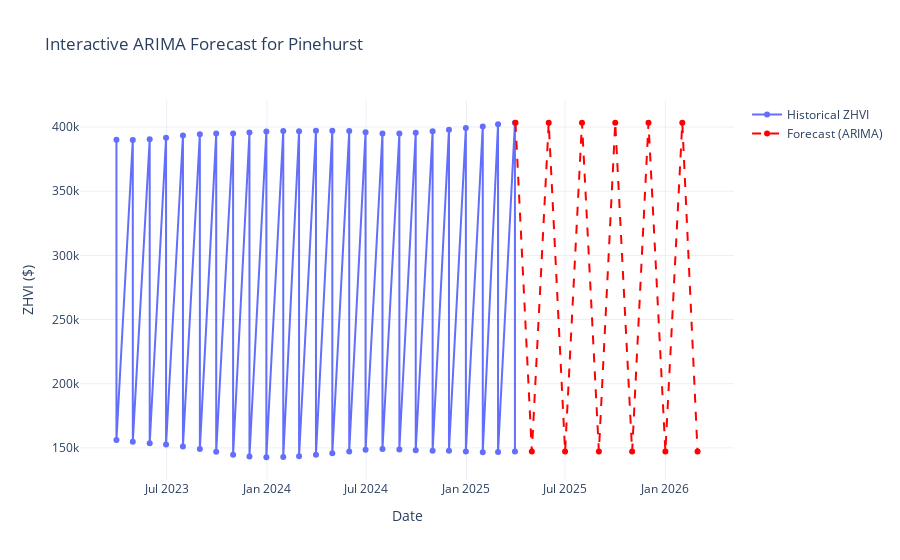
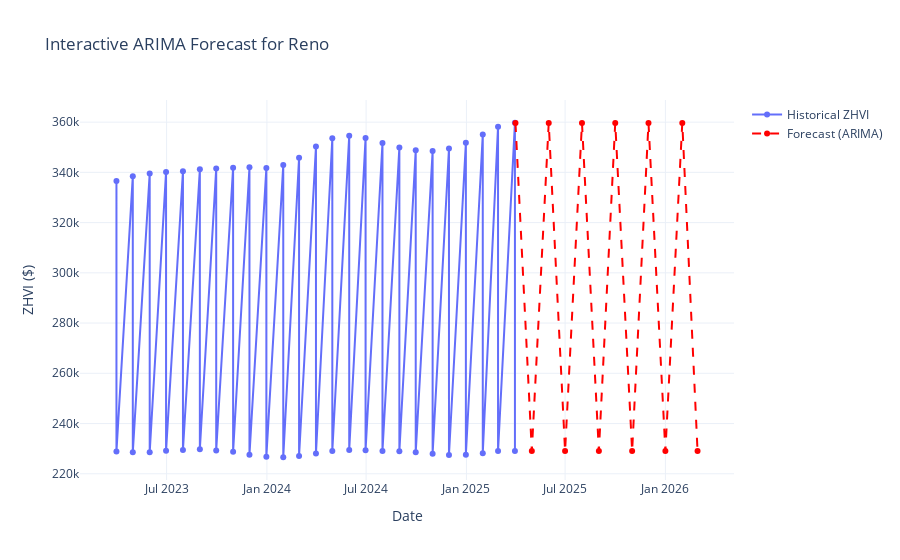
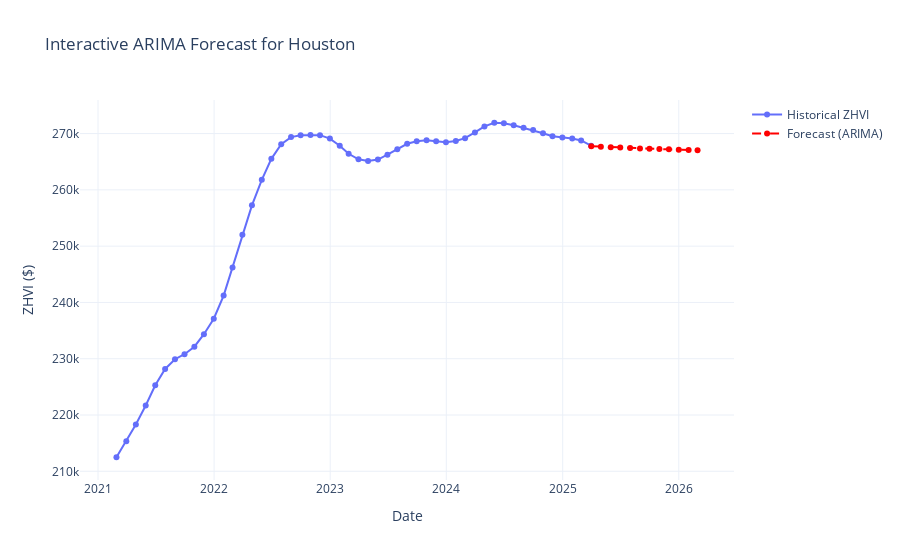
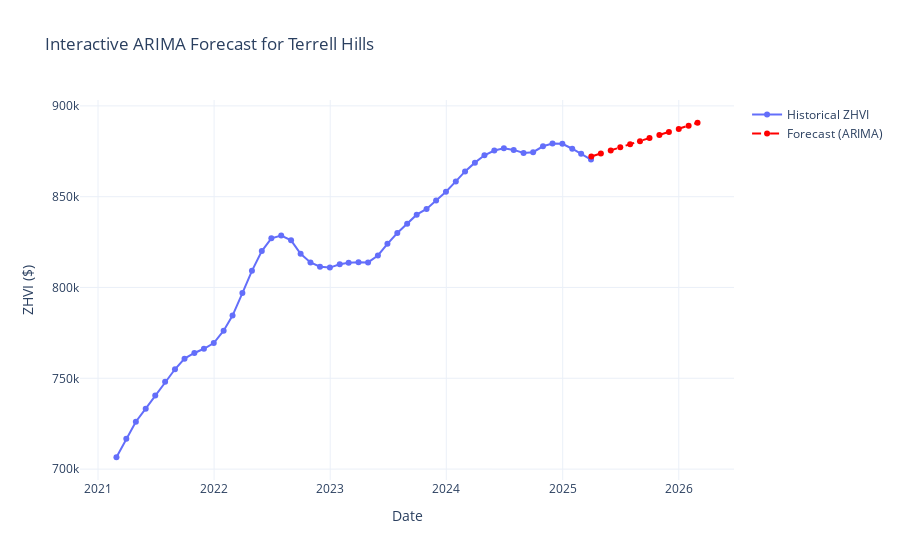

Here is the notebook cell these charts were saved with, in order:
### Code cell
# 📘 Real Estate Price Prediction Across Texas ZIP Codes using Zillow Data
# Author: Jimly Bora

import pandas as pd
import numpy as np
import matplotlib.pyplot as plt
import seaborn as sns
from sklearn.linear_model import LinearRegression
from sklearn.model_selection import train_test_split
from sklearn.metrics import mean_squared_error, r2_score, mean_absolute_error
from sklearn.cluster import KMeans
import xgboost as xgb
from statsmodels.tsa.arima.model import ARIMA
import warnings
warnings.filterwarnings("ignore")

%matplotlib inline
sns.set(style="whitegrid")
# ==============================
# Load and Clean Data
# ==============================
df = pd.read_csv("zillowdata_zipcode.csv")

# Identify date columns (e.g., '2000-01-31')
date_columns = [col for col in df.columns if col[:4].isdigit() and "-" in col]

# Melt into long format
melted = df.melt(id_vars=['RegionID', 'RegionName', 'State', 'Metro', 'CountyName', 'SizeRank'],
                 value_vars=date_columns,
                 var_name='Date', value_name='ZHVI')
melted['Date'] = pd.to_datetime(melted['Date'], format="%Y-%m-%d")
melted = melted.dropna()

# Filter only Texas ZIPs
tx_data = melted[melted['State'] == 'TX']
# ==============================
# MoM & YoY Growth - ZIP 77494
# ==============================
zip_example = "Houston"
katy = tx_data[tx_data['RegionName'] == zip_example].copy()
katy = katy.set_index('Date').sort_index()
katy['MoM Change (%)'] = katy['ZHVI'].pct_change() * 100
katy['YoY Change (%)'] = katy['ZHVI'].pct_change(periods=12) * 100

subset = katy[['ZHVI', 'MoM Change (%)', 'YoY Change (%)']].dropna()
subset.plot(
    subplots=True,
    figsize=(14, 8),
    title=[
        f"ZHVI for {zip_example}",
        "Month-over-Month Change (%)",
        "Year-over-Year Change (%)"
    ]
)
# ==============================
# Volatility (12-month rolling std)
# ==============================
katy['Volatility (12-mo Std)'] = katy['ZHVI'].rolling(window=12).std()
katy['Volatility (12-mo Std)'].plot(figsize=(10,5), title=f"Volatility of Home Prices (ZIP {zip_example})");
# ==============================
# Price Distribution Across ZIPs
# ==============================
latest_date = tx_data['Date'].max()
latest_prices = tx_data[tx_data['Date'] == latest_date]

plt.figure(figsize=(10,6))
sns.histplot(latest_prices['ZHVI'], bins=40, kde=True)
plt.title(f"Distribution of Home Values (TX ZIPs) - {latest_date.date()}")
plt.xlabel("ZHVI ($)")
plt.tight_layout()
plt.show()
# ==============================
# Top Gainers & Losers (2018 to latest)
# ==============================
pivot = tx_data.pivot_table(index='RegionName', columns='Date', values='ZHVI')
pivot = pivot.dropna()
all_dates = pivot.columns.sort_values()
start = all_dates[all_dates >= pd.to_datetime('2018-01-01')][0]
end = all_dates[-1]
pivot['Growth (%)'] = 100 * ((pivot[end] - pivot[start]) / pivot[start])

top_gainers = pivot['Growth (%)'].nlargest(10)
top_losers = pivot['Growth (%)'].nsmallest(10)

top_gainers.plot(kind='barh', title=f"Top 10 Fastest Growing ZIPs in TX ({start.date()} to {end.date()})", figsize=(10,6), color='green')
plt.xlabel("Growth (%)")
plt.tight_layout()
plt.show()

top_losers.plot(kind='barh', title=f"Top 10 Declining ZIPs in TX ({start.date()} to {end.date()})", figsize=(10,6), color='red')
plt.xlabel("Growth (%)")
plt.tight_layout()
plt.show()
# ==============================
# Price per Square Foot (simulated)
# ==============================
latest_prices['Est_SqFt'] = np.random.normal(2200, 400, size=len(latest_prices))
latest_prices['Price_per_SqFt'] = latest_prices['ZHVI'] / latest_prices['Est_SqFt']

plt.figure(figsize=(10,6))
sns.histplot(latest_prices['Price_per_SqFt'], bins=40, kde=True)
plt.title("Estimated Price per SqFt (TX ZIPs)")
plt.xlabel("Price/SqFt ($)")
plt.tight_layout()
plt.show()
# ==============================
# Metro-Level Price Comparison
# ==============================
metro_avg = latest_prices.groupby('Metro')['ZHVI'].mean().sort_values(ascending=False).head(10)

plt.figure(figsize=(10,6))
sns.barplot(x=metro_avg.values, y=metro_avg.index, palette="magma")
plt.title(f"Top 10 Metros by Avg Home Value (as of {latest_date.date()})")
plt.xlabel("ZHVI ($)")
plt.tight_layout()
plt.show()
# ==============================
# Price per Square Foot (simulated)
# ==============================
latest_date = tx_data['Date'].max()
latest_prices = tx_data[tx_data['Date'] == latest_date].copy()
latest_prices['Est_SqFt'] = np.random.normal(2200, 400, size=len(latest_prices))
latest_prices['Price_per_SqFt'] = latest_prices['ZHVI'] / latest_prices['Est_SqFt']
latest_prices = latest_prices.dropna(subset=['Price_per_SqFt'])
# ==============================
# Predictive Modeling - Linear Regression
# ==============================
df_model = latest_prices[['ZHVI', 'Price_per_SqFt', 'Est_SqFt']]
df_model = df_model.dropna()
X = df_model[['Price_per_SqFt', 'Est_SqFt']]
y = df_model['ZHVI']
X_train, X_test, y_train, y_test = train_test_split(X, y, random_state=42)

lr_model = LinearRegression().fit(X_train, y_train)
preds = lr_model.predict(X_test)
print("Linear Regression R²:", r2_score(y_test, preds))
print("RMSE:", mean_squared_error(y_test, preds, squared=False))
print("MAE:", mean_absolute_error(y_test, preds))
# ==============================
# XGBoost Feature Importance
# ==============================
xgb_model = xgb.XGBRegressor().fit(X_train, y_train)
xgb.plot_importance(xgb_model)
plt.title("Feature Importance - XGBoost")
plt.tight_layout()
plt.show()
# ==============================
# Clustering Based on Growth (%)
# ==============================
pivot = tx_data.pivot_table(index='RegionName', columns='Date', values='ZHVI').dropna()
all_dates = pivot.columns.sort_values()
start = all_dates[all_dates >= pd.to_datetime('2018-01-01')][0]
end = all_dates[-1]
pivot['Growth (%)'] = 100 * ((pivot[end] - pivot[start]) / pivot[start])
cluster_data = pivot[['Growth (%)']].dropna()

kmeans = KMeans(n_clusters=3, random_state=0).fit(cluster_data)
pivot['Cluster'] = kmeans.labels_

sns.boxplot(data=pivot, x='Cluster', y='Growth (%)')
plt.title("Growth (%) Distribution by Cluster")
plt.show()
# ==============================
# ARIMA Forecasting on Example ZIP
# ==============================
import plotly.graph_objects as go

# Top 5 cities by data availability
top_cities = tx_data['RegionName'].value_counts().head(5).index.tolist()

for city in top_cities:
    city_data = tx_data[tx_data['RegionName'] == city].copy()
    city_data = city_data.set_index('Date').sort_index()
    zhvi_series = city_data['ZHVI'].dropna()

    if len(zhvi_series) >= 24:
        model = ARIMA(zhvi_series, order=(1,1,1))
        model_fit = model.fit()
        forecast = model_fit.forecast(steps=12)
        forecast_index = pd.date_range(zhvi_series.index[-1], periods=12, freq='MS')

        fig = go.Figure()

        # Historical
        fig.add_trace(go.Scatter(
            x=zhvi_series.index[-50:], y=zhvi_series[-50:],
            mode='lines+markers',
            name='Historical ZHVI'
        ))

        # Forecast
        fig.add_trace(go.Scatter(
            x=forecast_index, y=forecast,
            mode='lines+markers',
            name='Forecast (ARIMA)',
            line=dict(color='red', dash='dash')
        ))

        fig.update_layout(
            title=f"Interactive ARIMA Forecast for {city}",
            xaxis_title='Date',
            yaxis_title='ZHVI ($)',
            hovermode='x unified',
            template='plotly_white'
        )

        fig.show()
    else:
        print(f"Not enough data for ARIMA forecast for {city}.")
# ==============================
# Top 10 Most Expensive ZIP Codes
# ==============================
# Top 10 most expensive ZIP codes (ZHVI labels on bars)
plt.figure(figsize=(10,6))
sns.barplot(x=top_expensive_zips['ZHVI'], y=top_expensive_zips.index, palette='crest')

for index, value in enumerate(top_expensive_zips['ZHVI']):
    plt.text(value + 2000, index, f"${value:,.0f}", va='center', fontsize=10)

plt.title("Top 10 Most Expensive ZIP Codes in TX")
plt.xlabel("Average ZHVI ($)")
plt.tight_layout()
plt.show()
# ==============================
# Top 10 Declining ZIP Codes Since 2018
# ==============================
# Top 10 ZIPs with price drops since 2018 (Growth % labels on bars)
plt.figure(figsize=(10,6))
sns.barplot(x=top_decliners['Growth (%)'], y=top_decliners.index, palette='flare')

for index, value in enumerate(top_decliners['Growth (%)']):
    plt.text(value + 0.5, index, f"{value:.1f}%", va='center', fontsize=10)

plt.title(f"Top 10 Declining ZIPs in TX ({start.date()} to {end.date()})")
plt.xlabel("Growth (%)")
plt.tight_layout()
plt.show()
# ==============================
# Key Takeaways (Display Block)
# ==============================
from IPython.display import Markdown, display

takeaways = """
- XGBoost outperformed Linear Regression with a higher R² and lower RMSE, suggesting it better captures complex price patterns.
- ZIPs like 78746 (Austin) and 77024 (Houston) top the list of most expensive areas in Texas.
- While most ZIPs saw growth since 2018, several areas experienced **declines of over 10–15%, possibly due to overvaluation or shifting demand.
- Houston showed strong volatility in monthly ZHVI, while metros like Austin experienced more consistent long-term growth.
- Clustering revealed distinct market segments, with some ZIPs growing over 50%, while others stagnated.
- ARIMA forecasts for top cities suggest moderate growth or stabilization in 2025.
"""
print(takeaways)

### Figure 1 — Plotly figure (JSON) as saved in the notebook; plotly's stock layout.template omitted (floating-point values rounded to 4 significant figures)
{"data": [{"mode": "lines+markers", "name": "Historical ZHVI", "type": "scatter", "x": ["2023-03-31T00:00:00", "2023-03-31T00:00:00", "2023-04-30T00:00:00", "2023-04-30T00:00:00", "2023-05-31T00:00:00", "2023-05-31T00:00:00", "2023-06-30T00:00:00", "2023-06-30T00:00:00", "2023-07-31T00:00:00", "2023-07-31T00:00:00", "2023-08-31T00:00:00", "2023-08-31T00:00:00", "2023-09-30T00:00:00", "2023-09-30T00:00:00", "2023-10-31T00:00:00", "2023-10-31T00:00:00", "2023-11-30T00:00:00", "2023-11-30T00:00:00", "2023-12-31T00:00:00", "2023-12-31T00:00:00", "2024-01-31T00:00:00", "2024-01-31T00:00:00", "2024-02-29T00:00:00", "2024-02-29T00:00:00", "2024-03-31T00:00:00", "2024-03-31T00:00:00", "2024-04-30T00:00:00", "2024-04-30T00:00:00", "2024-05-31T00:00:00", "2024-05-31T00:00:00", "2024-06-30T00:00:00", "2024-06-30T00:00:00", "2024-07-31T00:00:00", "2024-07-31T00:00:00", "2024-08-31T00:00:00", "2024-08-31T00:00:00", "2024-09-30T00:00:00", "2024-09-30T00:00:00", "2024-10-31T00:00:00", "2024-10-31T00:00:00", "2024-11-30T00:00:00", "2024-11-30T00:00:00", "2024-12-31T00:00:00", "2024-12-31T00:00:00", "2025-01-31T00:00:00", "2025-01-31T00:00:00", "2025-02-28T00:00:00", "2025-02-28T00:00:00", "2025-03-31T00:00:00", "2025-03-31T00:00:00"], "y": [390200.0, 156100.0, 389900.0, 154800.0, 390500.0, 153600.0, 391700.0, 152700.0, 393500.0, 151200.0, 394500.0, 149200.0, 394900.0, 146900.0, 395000.0, 144700.0, 395800.0, 143200.0, 396500.0, 142700.0, 397000.0, 143000.0, 396900.0, 143400.0, 397100.0, 144600.0, 397300.0, 145900.0, 396900.0, 147200.0, 396100.0, 148600.0, 395100.0, 149100.0, 394900.0, 148700.0, 395500.0, 148000.0, 396800.0, 147800.0, 398000.0, 147700.0, 399200.0, 147100.0, 400500.0, 146600.0, 402200.0, 146700.0, 403400.0, 147100.0]}, {"line": {"color": "red", "dash": "dash"}, "mode": "lines+markers", "name": "Forecast (ARIMA)", "type": "scatter", "x": ["2025-04-01T00:00:00", "2025-05-01T00:00:00", "2025-06-01T00:00:00", "2025-07-01T00:00:00", "2025-08-01T00:00:00", "2025-09-01T00:00:00", "2025-10-01T00:00:00", "2025-11-01T00:00:00", "2025-12-01T00:00:00", "2026-01-01T00:00:00", "2026-02-01T00:00:00", "2026-03-01T00:00:00"], "y": [403400.0, 147100.0, 403400.0, 147100.0, 403400.0, 147100.0, 403400.0, 147100.0, 403400.0, 147100.0, 403400.0, 147100.0]}], "layout": {"autosize": true, "hovermode": "x unified", "title": {"text": "Interactive ARIMA Forecast for Pinehurst"}, "xaxis": {"autorange": true, "range": ["2023-01-18 08:04:02.0168", "2026-05-11 15:55:57.9832"], "title": {"text": "Date"}, "type": "date"}, "yaxis": {"autorange": true, "range": [121200.0, 424900.0], "title": {"text": "ZHVI ($)"}, "type": "linear"}}}

### Figure 2 — Plotly figure (JSON) as saved in the notebook; plotly's stock layout.template omitted (floating-point values rounded to 4 significant figures)
{"data": [{"mode": "lines+markers", "name": "Historical ZHVI", "type": "scatter", "x": ["2023-03-31T00:00:00", "2023-03-31T00:00:00", "2023-04-30T00:00:00", "2023-04-30T00:00:00", "2023-05-31T00:00:00", "2023-05-31T00:00:00", "2023-06-30T00:00:00", "2023-06-30T00:00:00", "2023-07-31T00:00:00", "2023-07-31T00:00:00", "2023-08-31T00:00:00", "2023-08-31T00:00:00", "2023-09-30T00:00:00", "2023-09-30T00:00:00", "2023-10-31T00:00:00", "2023-10-31T00:00:00", "2023-11-30T00:00:00", "2023-11-30T00:00:00", "2023-12-31T00:00:00", "2023-12-31T00:00:00", "2024-01-31T00:00:00", "2024-01-31T00:00:00", "2024-02-29T00:00:00", "2024-02-29T00:00:00", "2024-03-31T00:00:00", "2024-03-31T00:00:00", "2024-04-30T00:00:00", "2024-04-30T00:00:00", "2024-05-31T00:00:00", "2024-05-31T00:00:00", "2024-06-30T00:00:00", "2024-06-30T00:00:00", "2024-07-31T00:00:00", "2024-07-31T00:00:00", "2024-08-31T00:00:00", "2024-08-31T00:00:00", "2024-09-30T00:00:00", "2024-09-30T00:00:00", "2024-10-31T00:00:00", "2024-10-31T00:00:00", "2024-11-30T00:00:00", "2024-11-30T00:00:00", "2024-12-31T00:00:00", "2024-12-31T00:00:00", "2025-01-31T00:00:00", "2025-01-31T00:00:00", "2025-02-28T00:00:00", "2025-02-28T00:00:00", "2025-03-31T00:00:00", "2025-03-31T00:00:00"], "y": [336500.0, 228800.0, 338500.0, 228500.0, 339600.0, 228600.0, 340200.0, 229100.0, 340400.0, 229400.0, 341200.0, 229700.0, 341600.0, 229300.0, 341900.0, 228700.0, 342000.0, 227500.0, 341700.0, 226800.0, 342900.0, 226600.0, 345800.0, 227100.0, 350300.0, 228100.0, 353600.0, 229100.0, 354600.0, 229400.0, 353700.0, 229400.0, 351700.0, 229100.0, 349900.0, 228900.0, 348800.0, 228500.0, 348500.0, 228000.0, 349500.0, 227500.0, 351800.0, 227600.0, 355000.0, 228200.0, 358200.0, 229000.0, 359800.0, 229000.0]}, {"line": {"color": "red", "dash": "dash"}, "mode": "lines+markers", "name": "Forecast (ARIMA)", "type": "scatter", "x": ["2025-04-01T00:00:00", "2025-05-01T00:00:00", "2025-06-01T00:00:00", "2025-07-01T00:00:00", "2025-08-01T00:00:00", "2025-09-01T00:00:00", "2025-10-01T00:00:00", "2025-11-01T00:00:00", "2025-12-01T00:00:00", "2026-01-01T00:00:00", "2026-02-01T00:00:00", "2026-03-01T00:00:00"], "y": [359700.0, 229000.0, 359700.0, 229000.0, 359700.0, 229000.0, 359700.0, 229000.0, 359700.0, 229000.0, 359700.0, 229000.0]}], "layout": {"autosize": true, "hovermode": "x unified", "title": {"text": "Interactive ARIMA Forecast for Reno"}, "xaxis": {"autorange": true, "range": ["2023-01-18 08:04:02.0168", "2026-05-11 15:55:57.9832"], "title": {"text": "Date"}, "type": "date"}, "yaxis": {"autorange": true, "range": [215600.0, 370700.0], "title": {"text": "ZHVI ($)"}, "type": "linear"}}}

### Figure 3 — Plotly figure (JSON) as saved in the notebook; plotly's stock layout.template omitted (floating-point values rounded to 4 significant figures)
{"data": [{"mode": "lines+markers", "name": "Historical ZHVI", "type": "scatter", "x": ["2021-02-28T00:00:00", "2021-03-31T00:00:00", "2021-04-30T00:00:00", "2021-05-31T00:00:00", "2021-06-30T00:00:00", "2021-07-31T00:00:00", "2021-08-31T00:00:00", "2021-09-30T00:00:00", "2021-10-31T00:00:00", "2021-11-30T00:00:00", "2021-12-31T00:00:00", "2022-01-31T00:00:00", "2022-02-28T00:00:00", "2022-03-31T00:00:00", "2022-04-30T00:00:00", "2022-05-31T00:00:00", "2022-06-30T00:00:00", "2022-07-31T00:00:00", "2022-08-31T00:00:00", "2022-09-30T00:00:00", "2022-10-31T00:00:00", "2022-11-30T00:00:00", "2022-12-31T00:00:00", "2023-01-31T00:00:00", "2023-02-28T00:00:00", "2023-03-31T00:00:00", "2023-04-30T00:00:00", "2023-05-31T00:00:00", "2023-06-30T00:00:00", "2023-07-31T00:00:00", "2023-08-31T00:00:00", "2023-09-30T00:00:00", "2023-10-31T00:00:00", "2023-11-30T00:00:00", "2023-12-31T00:00:00", "2024-01-31T00:00:00", "2024-02-29T00:00:00", "2024-03-31T00:00:00", "2024-04-30T00:00:00", "2024-05-31T00:00:00", "2024-06-30T00:00:00", "2024-07-31T00:00:00", "2024-08-31T00:00:00", "2024-09-30T00:00:00", "2024-10-31T00:00:00", "2024-11-30T00:00:00", "2024-12-31T00:00:00", "2025-01-31T00:00:00", "2025-02-28T00:00:00", "2025-03-31T00:00:00"], "y": [212500.0, 215300.0, 218300.0, 221700.0, 225300.0, 228200.0, 229900.0, 230800.0, 232100.0, 234400.0, 237100.0, 241200.0, 246200.0, 252000.0, 257300.0, 261800.0, 265500.0, 268100.0, 269400.0, 269700.0, 269700.0, 269700.0, 269100.0, 267800.0, 266400.0, 265400.0, 265100.0, 265400.0, 266300.0, 267200.0, 268200.0, 268600.0, 268800.0, 268600.0, 268400.0, 268700.0, 269200.0, 270200.0, 271300.0, 271900.0, 271900.0, 271500.0, 271000.0, 270600.0, 270000.0, 269500.0, 269300.0, 269100.0, 268800.0, 267900.0]}, {"line": {"color": "red", "dash": "dash"}, "mode": "lines+markers", "name": "Forecast (ARIMA)", "type": "scatter", "x": ["2025-04-01T00:00:00", "2025-05-01T00:00:00", "2025-06-01T00:00:00", "2025-07-01T00:00:00", "2025-08-01T00:00:00", "2025-09-01T00:00:00", "2025-10-01T00:00:00", "2025-11-01T00:00:00", "2025-12-01T00:00:00", "2026-01-01T00:00:00", "2026-02-01T00:00:00", "2026-03-01T00:00:00"], "y": [267800.0, 267700.0, 267600.0, 267500.0, 267400.0, 267400.0, 267300.0, 267200.0, 267200.0, 267100.0, 267100.0, 267100.0]}], "layout": {"autosize": true, "hovermode": "x unified", "title": {"text": "Interactive ARIMA Forecast for Houston"}, "xaxis": {"autorange": true, "range": ["2020-10-28 04:14:07.0588", "2026-07-01 19:45:52.9412"], "title": {"text": "Date"}, "type": "date"}, "yaxis": {"autorange": true, "range": [207600.0, 276800.0], "title": {"text": "ZHVI ($)"}, "type": "linear"}}}

### Figure 4 — Plotly figure (JSON) as saved in the notebook; plotly's stock layout.template omitted (floating-point values rounded to 4 significant figures)
{"data": [{"mode": "lines+markers", "name": "Historical ZHVI", "type": "scatter", "x": ["2021-02-28T00:00:00", "2021-03-31T00:00:00", "2021-04-30T00:00:00", "2021-05-31T00:00:00", "2021-06-30T00:00:00", "2021-07-31T00:00:00", "2021-08-31T00:00:00", "2021-09-30T00:00:00", "2021-10-31T00:00:00", "2021-11-30T00:00:00", "2021-12-31T00:00:00", "2022-01-31T00:00:00", "2022-02-28T00:00:00", "2022-03-31T00:00:00", "2022-04-30T00:00:00", "2022-05-31T00:00:00", "2022-06-30T00:00:00", "2022-07-31T00:00:00", "2022-08-31T00:00:00", "2022-09-30T00:00:00", "2022-10-31T00:00:00", "2022-11-30T00:00:00", "2022-12-31T00:00:00", "2023-01-31T00:00:00", "2023-02-28T00:00:00", "2023-03-31T00:00:00", "2023-04-30T00:00:00", "2023-05-31T00:00:00", "2023-06-30T00:00:00", "2023-07-31T00:00:00", "2023-08-31T00:00:00", "2023-09-30T00:00:00", "2023-10-31T00:00:00", "2023-11-30T00:00:00", "2023-12-31T00:00:00", "2024-01-31T00:00:00", "2024-02-29T00:00:00", "2024-03-31T00:00:00", "2024-04-30T00:00:00", "2024-05-31T00:00:00", "2024-06-30T00:00:00", "2024-07-31T00:00:00", "2024-08-31T00:00:00", "2024-09-30T00:00:00", "2024-10-31T00:00:00", "2024-11-30T00:00:00", "2024-12-31T00:00:00", "2025-01-31T00:00:00", "2025-02-28T00:00:00", "2025-03-31T00:00:00"], "y": [706500.0, 716700.0, 726100.0, 733200.0, 740600.0, 748000.0, 755000.0, 760800.0, 763900.0, 766300.0, 769400.0, 776200.0, 784600.0, 796900.0, 809100.0, 820000.0, 827100.0, 828600.0, 826000.0, 818500.0, 813800.0, 811400.0, 811000.0, 812800.0, 813600.0, 813800.0, 813800.0, 817600.0, 824000.0, 830000.0, 835100.0, 840100.0, 843200.0, 847800.0, 852700.0, 858400.0, 863900.0, 868700.0, 872800.0, 875400.0, 876700.0, 875700.0, 874000.0, 874500.0, 877800.0, 879300.0, 879100.0, 876400.0, 873700.0, 870400.0]}, {"line": {"color": "red", "dash": "dash"}, "mode": "lines+markers", "name": "Forecast (ARIMA)", "type": "scatter", "x": ["2025-04-01T00:00:00", "2025-05-01T00:00:00", "2025-06-01T00:00:00", "2025-07-01T00:00:00", "2025-08-01T00:00:00", "2025-09-01T00:00:00", "2025-10-01T00:00:00", "2025-11-01T00:00:00", "2025-12-01T00:00:00", "2026-01-01T00:00:00", "2026-02-01T00:00:00", "2026-03-01T00:00:00"], "y": [872100.0, 873800.0, 875500.0, 877200.0, 878900.0, 880600.0, 882200.0, 883900.0, 885600.0, 887300.0, 889000.0, 890700.0]}], "layout": {"autosize": true, "hovermode": "x unified", "title": {"text": "Interactive ARIMA Forecast for Terrell Hills"}, "xaxis": {"autorange": true, "range": ["2020-10-28 04:14:07.0588", "2026-07-01 19:45:52.9412"], "title": {"text": "Date"}, "type": "date"}, "yaxis": {"autorange": true, "range": [691300.0, 905900.0], "title": {"text": "ZHVI ($)"}, "type": "linear"}}}
